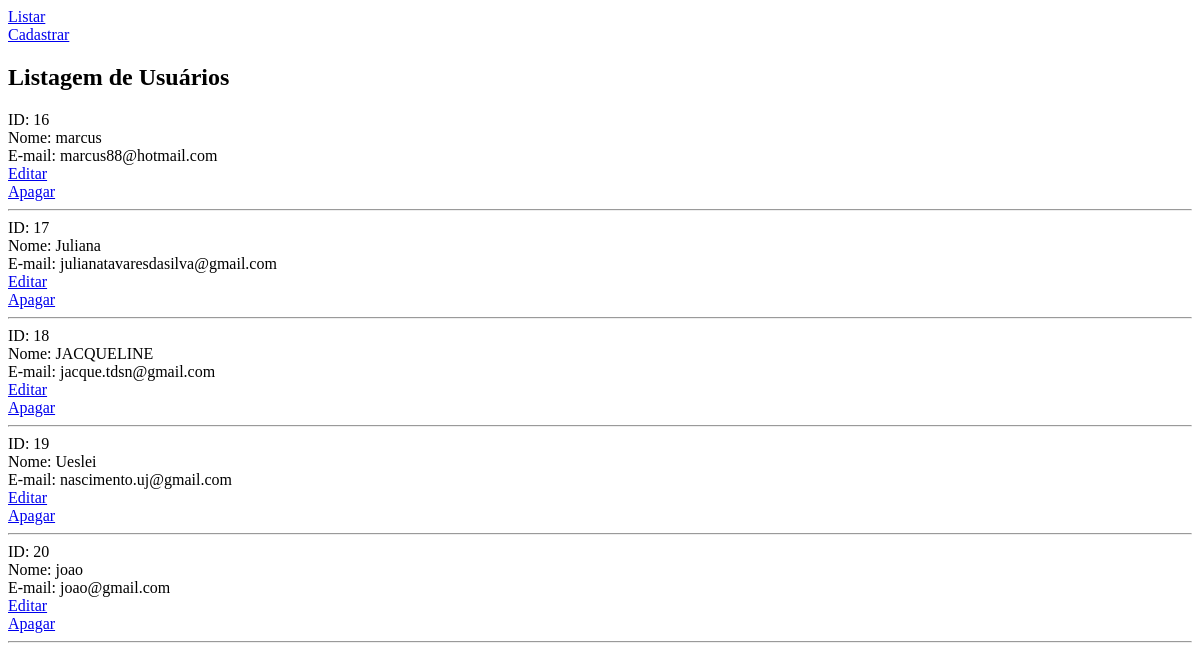
Before: / with the older database file.
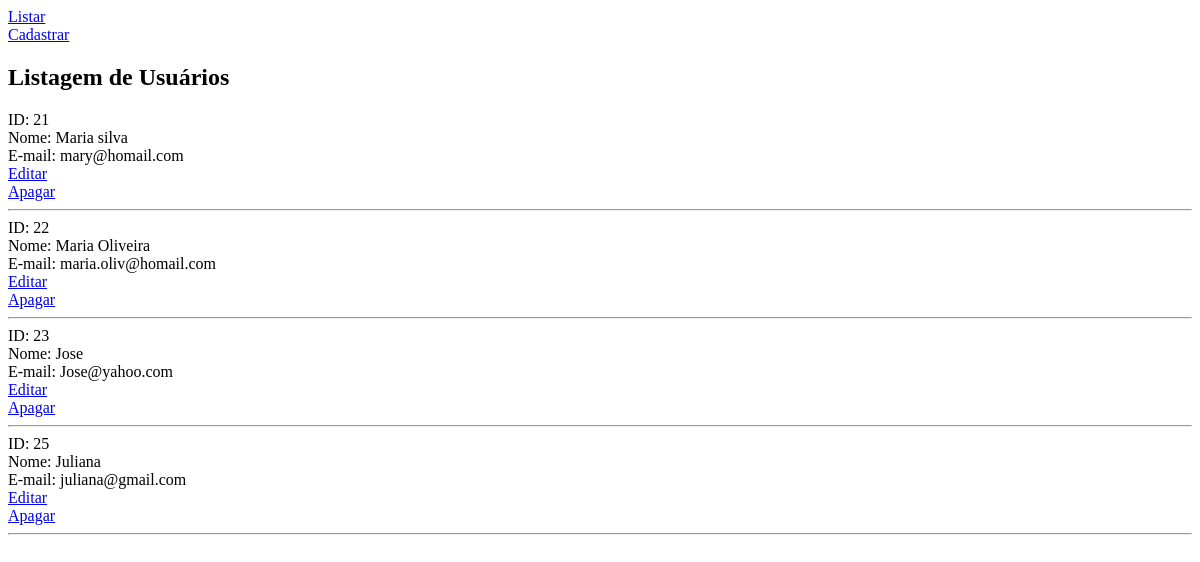
After: the same page with the newer database file.
### tables this page shows
CREATE TABLE `usuarios` (
  `id` int(11) NOT NULL,
  `nome` varchar(220) NOT NULL,
  `email` varchar(220) NOT NULL
);

### index.php (the view, shortened to what this page needs)
<?php
include_once './conexao.php';
?>
<!DOCTYPE html>
<html lang="en">
<head>
</head>
<body>
    <a href="index.php">Listar</a><br>
    <a href="cadastrar.php">Cadastrar</a><br>
        <h2>Listagem de Usuários</h2>
        <?php
            $query_usuarios = "SELECT id, nome, email FROM usuarios";
            $result_usuarios = $conn->prepare($query_usuarios);
            $result_usuarios->execute();
            if(($result_usuarios) AND ($result_usuarios->rowCount() != 0)) {
                while($row_usuario = $result_usuarios->fetch(PDO::FETCH_ASSOC)) {
                    extract($row_usuario);
                    echo "ID: $id <br>";
                    echo "Nome: $nome <br>";
                    echo "E-mail: $email <br>";
                    echo "<a href='editar.php?id=$id'>Editar</a><br>";
                    echo "<a href='excluir.php?id=$id'>Apagar</a><br>";
                    echo "<hr>";
                }
            }else{
                echo "Nenhum usuário foi localizado.";
            }
        ?>
</body>
</html>

Changed rows visible on the page:
removed usuarios: id "16", nome "marcus", email "marcus88@hotmail.com"
removed usuarios: id "17", nome "Juliana", email "julianatavaresdasilva@gmail.com"
removed usuarios: id "18", nome "JACQUELINE", email "jacque.tdsn@gmail.com"
removed usuarios: id "19", nome "Ueslei", email "nascimento.uj@gmail.com"
removed usuarios: id "20", nome "joao", email "joao@gmail.com"
added usuarios: id "21", nome "Maria silva", email "mary@homail.com"
added usuarios: id "22", nome "Maria Oliveira", email "maria.oliv@homail.com"
added usuarios: id "23", nome "Jose", email "Jose@yahoo.com"
added usuarios: id "25", nome "Juliana", email "juliana@gmail.com"
